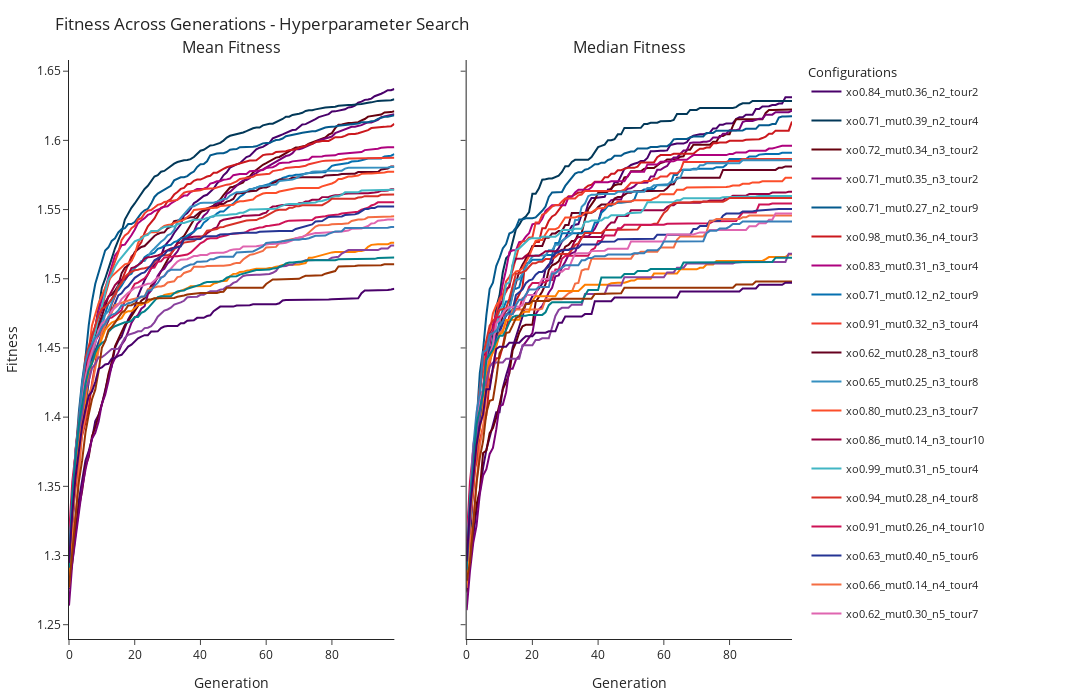

This figure's notebook cell:
### Markdown cell above
### **4.2.2** Mean/Median Fitness over Generation Line Charts

### Code cell
plot_fitness_hp(fitness_dfs_hp, title_suffix='Hyperparameter Search')
# plot_fitness(fitprop_fitness_dfs, title_suffix='Fitness-Proportionate Selection')
# plot_fitness(ranking_fitness_dfs, title_suffix='Ranking Selection')
# plot_fitness(tournament_fitness_dfs, title_suffix='Tournament Selection')
